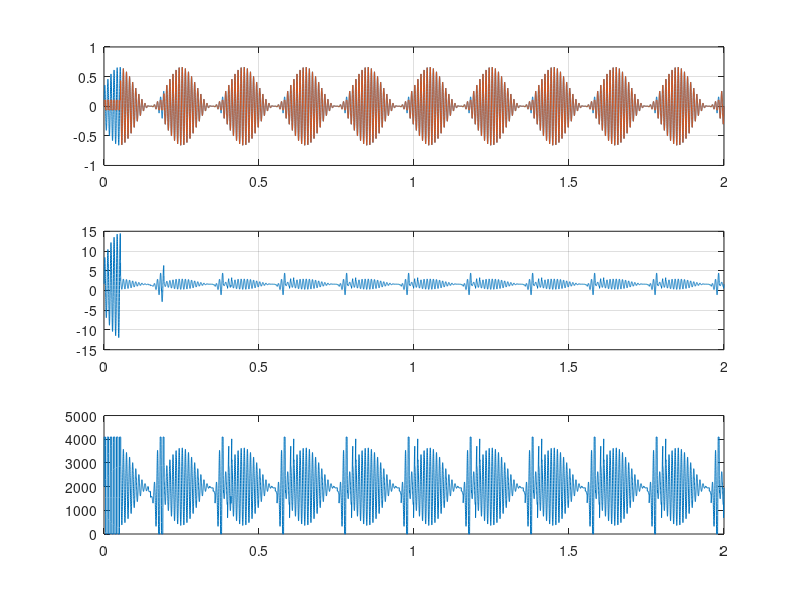
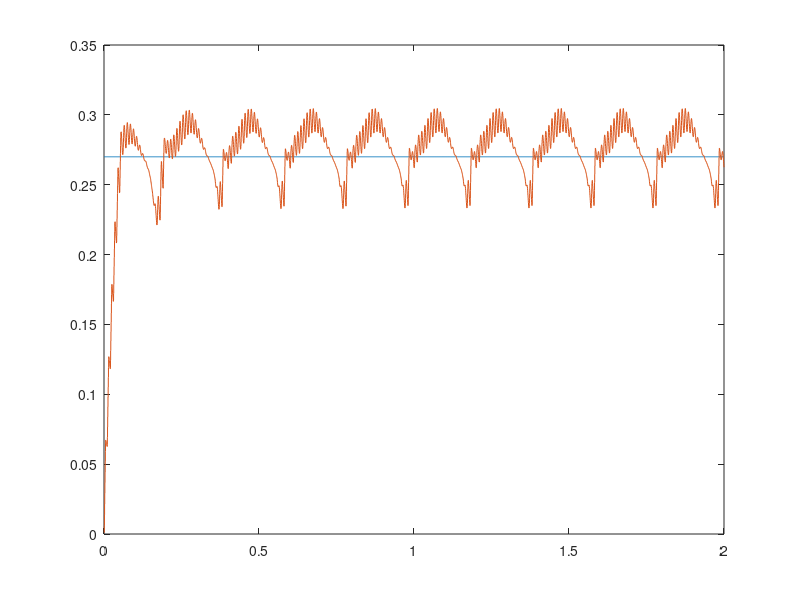
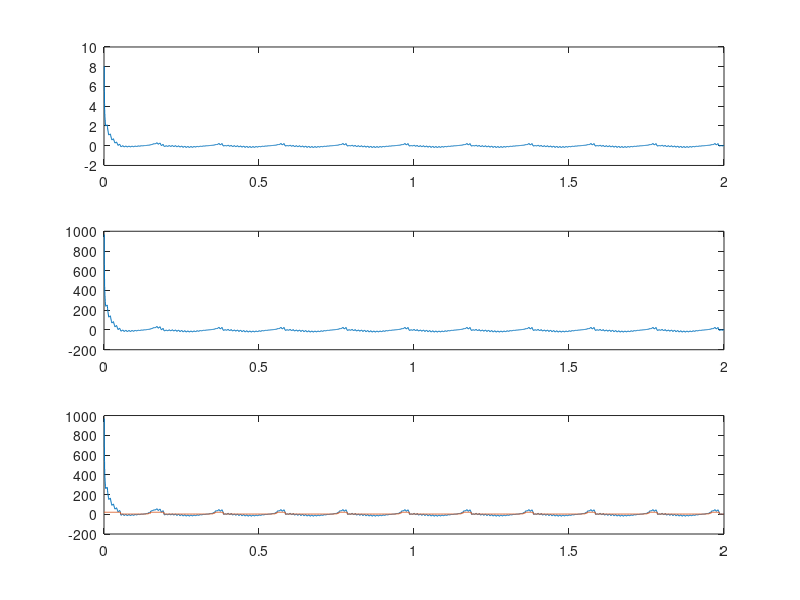

These charts were generated, in order, by the following MATLAB code:
clear;
close all;
clc;

full_voltage        = 3.3;
offset_voltage      = 1.65;
amp_offset_voltage  = -0.02;

adc_resolution  = 4096;
adc_offset      = 2048;

gain_table = [2, 4, 10, 20];

Fs = 8000;
Ts = 1/Fs;
time_end = 2;
time = 0:Ts:time_end;

f = 100;
Amp = 0.8 .* offset_voltage .* (1 + sin(2 .* pi .* 5 .* time)) ./ 4;
signal = Amp .* sin(2 .* pi .* f .* time);

agc_horizon = 4;


[Bf, Af] = butter(1, 10/(Fs/2));
R = 0.27;
alpha = 120;

gain = gain_table(1);

k = 1;

square_avg_old = 0;
square_avg_lowpass_old = 0;

for i = 1:length(time)
    amplified_signal(i) = gain * (signal(i) + amp_offset_voltage) + offset_voltage;
    adc_signal(i) = round(amplified_signal(i) ./ full_voltage .* adc_resolution);
    if (adc_signal(i) >= adc_resolution)
        adc_signal(i) = adc_resolution - 1;
    end
    if (adc_signal(i) < 0)
        adc_signal(i) = 0;
    end
    retrived_signal(i) = (adc_signal(i) ./ adc_resolution .* full_voltage - offset_voltage) ./ gain - amp_offset_voltage; 
    if (mod(i, agc_horizon) == 0)
        adc_agc_horizon = adc_signal((i-agc_horizon+1):i);
        max_adc(k) = max(adc_agc_horizon);
        min_adc(k) = min(adc_agc_horizon);
        adc_pp(k)  = max_adc(k) - min_adc(k);
        time_agc(k) = time(i);
        
        average = mean(adc_agc_horizon);
        %square_avg(k) = (average - 2048) * (average - 2048) / 2048 / 2048;
        square_avg(k) = (average/4096) * (average/4096);
        square_avg_lowpass(k) = Bf(1) * square_avg(k) + Bf(2) * square_avg_old - Af(2) * square_avg_lowpass_old;
        square_avg_lowpass_old = square_avg_lowpass(k);
        square_avg_old = square_avg(k);
        
        error(k) = log2(R) - log2(square_avg_lowpass(k));
        agc_gain(k) = gain;
        gain_tmp(k) = agc_gain(k) + alpha * error(k);
        if (gain_tmp(k) < 4)
            gain = 2;
        elseif (gain_tmp(k) < 10)
            gain = 4;
        elseif (gain_tmp(k) < 20)
            gain = 10;
        else
            gain = 20;
        end
        %gain = gain_tmp(k);
        agc_gain(k) = gain;
        
        k = k + 1;
    end
end

figure;
subplot(3, 1, 1);
plot(time, signal);
hold on;
grid on;
plot(time, retrived_signal);
subplot(3, 1, 2);
plot(time, amplified_signal);
grid on;
subplot(3, 1, 3);
grid on;
stairs(time, adc_signal);

figure;
stairs(time_agc, time_agc .* 0 + R);
hold on;
%stairs(time_agc, square_avg);
hold on;
stairs(time_agc, square_avg_lowpass);

figure;
subplot(3, 1, 1);
stairs(time_agc, error);
subplot(3, 1, 2);
stairs(time_agc, error * alpha);
subplot(3, 1, 3);
stairs(time_agc, gain_tmp);
hold on;
stairs(time_agc, agc_gain);